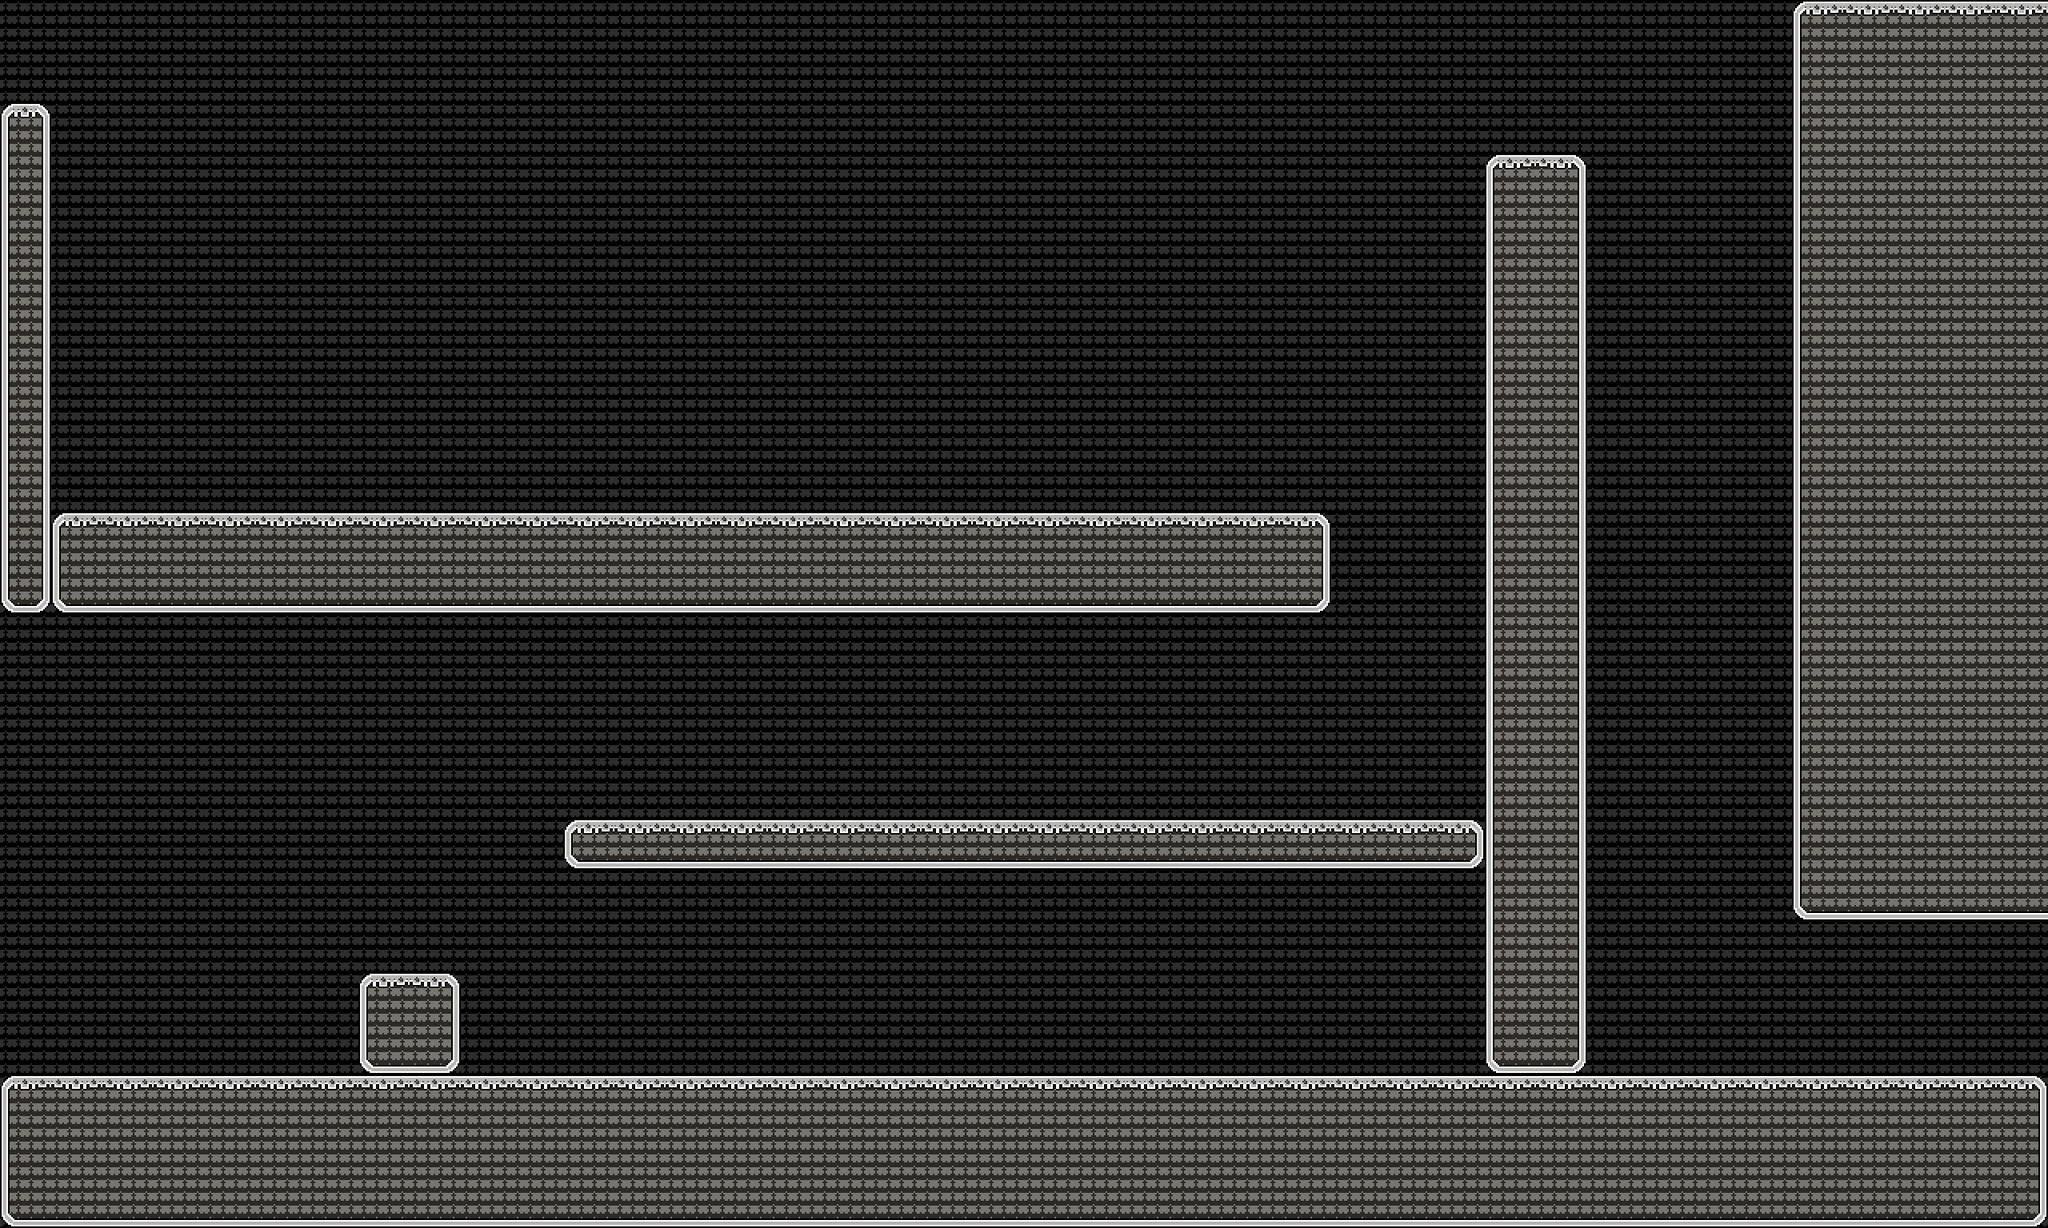

Tiled map render using the project's own tile images. Description and the map definition, with tile-layer contents summarised, below:
An orthogonal 40x24 tile map with 64x64 px tiles, 2 tile layers (bg, tiles), 5 tilesets and 30 objects (12x Floor, 9x Money, 5x Camera, Door, Player, ...).

<map version="1.2" tiledversion="1.2.0" orientation="orthogonal" renderorder="right-down" width="40" height="24" tilewidth="64" tileheight="64" infinite="0" nextlayerid="4" nextobjectid="38">
 <tileset firstgid="1" source="level 2 background.tsx" />
 <tileset firstgid="2" source="level 2 tiles.tsx" />
 <tileset firstgid="22" source="level 3 back.tsx" />
 <tileset firstgid="23" source="level 3 tiles.tsx" />
 <tileset firstgid="39" source="RBC tileset and BG.tsx" />
 <layer id="1" name="bg" width="40" height="24">
  <data>[960 cells, 960 non-empty, 1 distinct tile ids]</data>
 </layer>
 <layer id="3" name="tiles" width="40" height="24">
  <data>[960 cells, 328 non-empty, 15 distinct tile ids]</data>
 </layer>
 <objectgroup id="2" name="object layer">
  <object id="1" name="Camera" x="128" y="-64" width="64" height="64">
   <properties>
    <property name="direction" value="1" />
   </properties>
  </object>
  <object id="2" name="Camera" x="-64" y="0" width="64" height="64">
   <properties>
    <property name="direction" value="4" />
   </properties>
  </object>
  <object id="3" name="Camera" x="832" y="1536" width="64" height="64">
   <properties>
    <property name="direction" value="3" />
   </properties>
  </object>
  <object id="4" name="Camera" x="2560" y="1088" width="64" height="64">
   <properties>
    <property name="direction" value="2" />
   </properties>
  </object>
  <object id="5" name="Floor" x="0" y="1344" width="2560" height="192" />
  <object id="6" name="Floor" x="448" y="1216" width="128" height="128" />
  <object id="7" name="Floor" x="0" y="128" width="64" height="640" />
  <object id="9" name="Floor" x="64" y="640" width="1600" height="128" />
  <object id="10" name="Floor" x="1856" y="192" width="128" height="1152" />
  <object id="11" name="Floor" x="704" y="1024" width="1152" height="64" />
  <object id="12" name="Floor" x="2240" y="0" width="320" height="1152" />
  <object id="14" name="Floor" x="2560" y="1152" width="64" height="192" />
  <object id="15" name="Floor" x="0" y="-64" width="2240" height="64" />
  <object id="16" name="Floor" x="-64" y="768" width="64" height="576" />
  <object id="17" name="Camera" x="1984" y="512" width="64" height="64">
   <properties>
    <property name="direction" value="2" />
   </properties>
  </object>
  <object id="18" name="Door" x="0" y="1200" width="15" height="144">
   <properties>
    <property name="direction" value="left" />
    <property name="open" value="0" />
    <property name="openKeys" value="4" />
    <property name="openTo" value="4" />
   </properties>
  </object>
  <object id="19" name="Floor" x="0.00390625" y="768" width="15" height="432">
   <properties>
    <property name="door" value="1" />
   </properties>
  </object>
  <object id="20" name="Player" x="64" y="1216" width="64" height="64">
   <properties>
    <property name="direction" value="right" />
   </properties>
  </object>
  <object id="21" name="Start" x="0" y="768" width="64" height="64">
   <properties>
    <property name="direction" value="right" />
   </properties>
  </object>
  <object id="22" name="Money" x="768" y="1216" width="128" height="128">
   <properties>
    <property name="number" value="0" />
    <property name="value" value="1800" />
   </properties>
  </object>
  <object id="25" name="Money" x="1152" y="1216" width="128" height="128">
   <properties>
    <property name="number" value="1" />
    <property name="value" value="1800" />
   </properties>
  </object>
  <object id="26" name="Money" x="1536" y="1216" width="128" height="128">
   <properties>
    <property name="number" value="2" />
    <property name="value" value="1800" />
   </properties>
  </object>
  <object id="27" name="Money" x="960" y="896" width="128" height="128">
   <properties>
    <property name="number" value="3" />
    <property name="value" value="2000" />
   </properties>
  </object>
  <object id="28" name="Money" x="1472" y="896" width="128" height="128">
   <properties>
    <property name="number" value="4" />
    <property name="value" value="2000" />
   </properties>
  </object>
  <object id="29" name="Money" x="1280" y="512" width="128" height="128">
   <properties>
    <property name="number" value="5" />
    <property name="value" value="2200" />
   </properties>
  </object>
  <object id="30" name="Money" x="832" y="512" width="128" height="128">
   <properties>
    <property name="number" value="6" />
    <property name="value" value="2000" />
   </properties>
  </object>
  <object id="31" name="Money" x="384" y="512" width="128" height="128">
   <properties>
    <property name="number" value="7" />
    <property name="value" value="2200" />
   </properties>
  </object>
  <object id="32" name="Money" x="2304" y="1216" width="128" height="128">
   <properties>
    <property name="number" value="8" />
    <property name="value" value="3400" />
   </properties>
  </object>
  <object id="34" name="Key" x="64" y="1216" width="64" height="64">
   <properties>
    <property name="needed" value="0" />
    <property name="number" value="0" />
    <property name="showing" value="1" />
   </properties>
  </object>
  <object id="36" name="Floor" x="1536" y="320" width="64" height="64" />
 </objectgroup>
</map>
